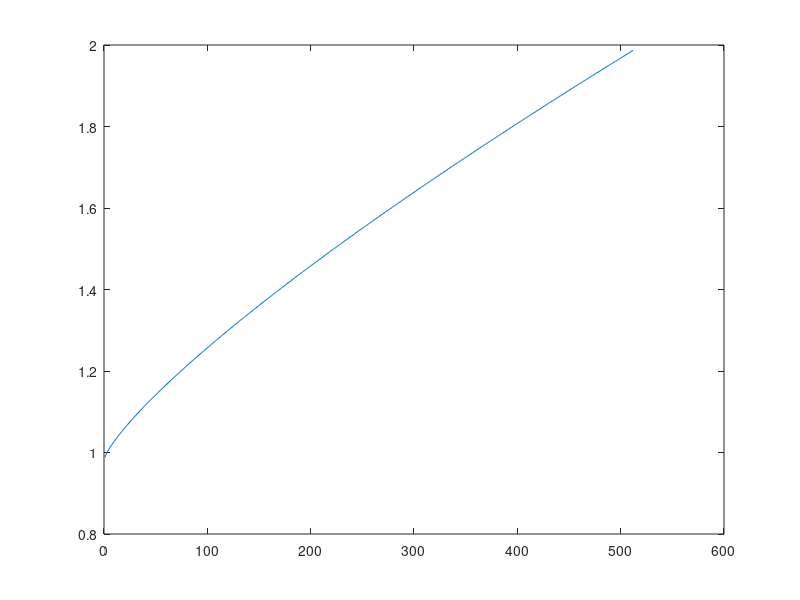

The MATLAB script that drew this image:
clear

img_size = 512;

x_val = 0:(img_size-1);

x_array = ones(img_size, 1)*x_val/img_size;
y_array = x_array';

out_image = x_array.^.8+y_array.^2;

#out_image = floor(out_image * 10);

img_min = min(min(out_image));
img_max = max(max(out_image));

scaled_image = (out_image-img_min)/(img_max-img_min)*16000;

imagesc(out_image)
plot(out_image(510,:))

out_file = fopen('basic_pattern.raw', 'wb');

for cap_idx=1:8
  fwrite(out_file, scaled_image', 'uint16',0,'b');
endfor

fclose(out_file);
